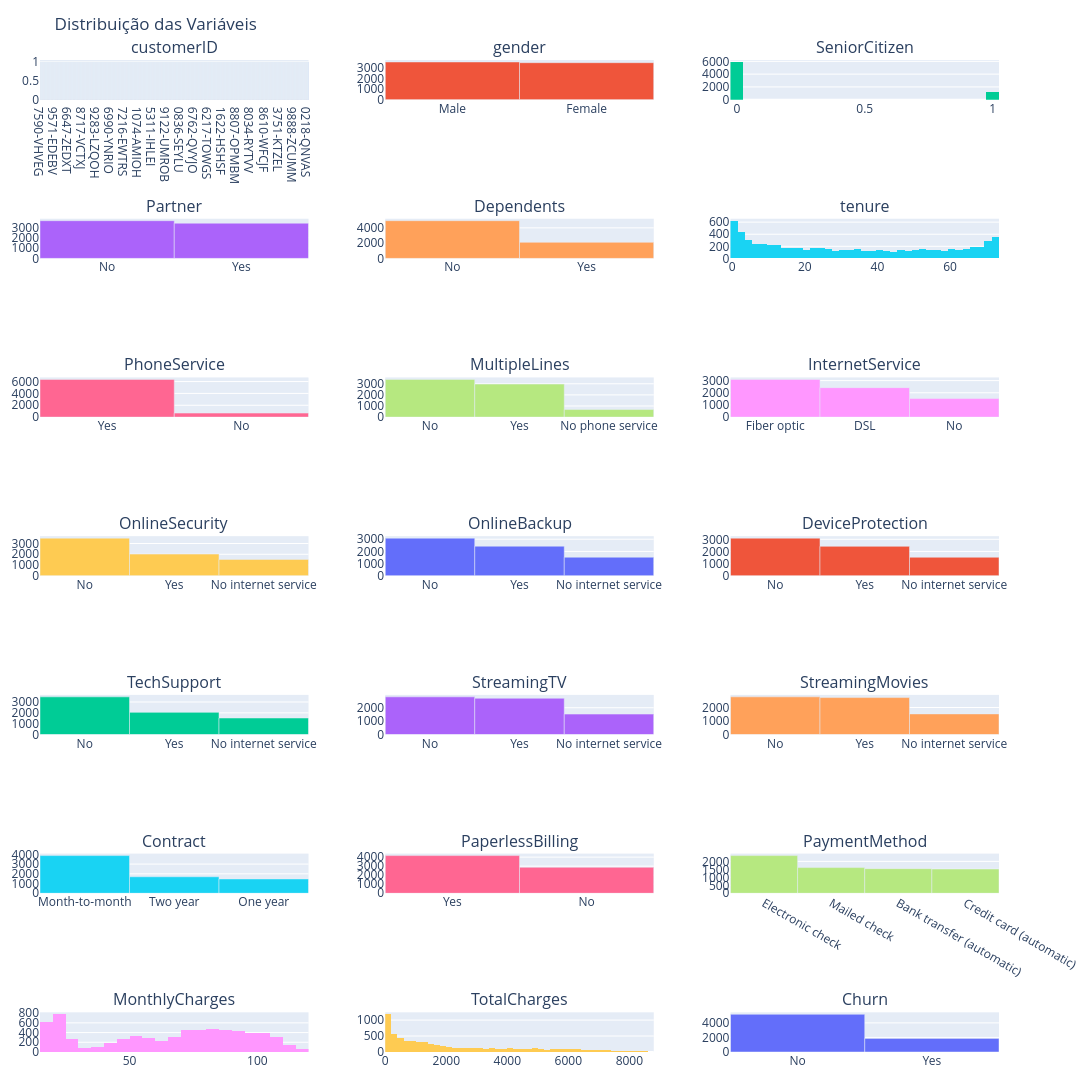

Notebook cell for this chart:
### Code cell
cols = df.columns  # agora inclui tudo (numéricas + categóricas)
n = len(cols)

ncols = 3
nrows = int(np.ceil(n / ncols))

fig = make_subplots(
    rows=nrows,
    cols=ncols,
    subplot_titles=cols,
    horizontal_spacing=0.08,  # controla espaço horizontal
    vertical_spacing=0.12     # controla espaço vertical
)

for i, col in enumerate(cols):
    
    row = i // ncols + 1
    col_pos = i % ncols + 1
    
    if df[col].dtype == 'object':
        counts = df[col].value_counts()
        fig.add_trace(
            go.Bar(x=counts.index, y=counts.values, name=col),
            row=row,
            col=col_pos
        )
    else:
        fig.add_trace(
            go.Histogram(x=df[col], nbinsx=50, name=col),
            row=row,
            col=col_pos
        )

fig.update_layout(
    height=320 * nrows,   # aumenta um pouco pra dar respiro
    width=1100,
    title="Distribuição das Variáveis",
    showlegend=False,
    margin=dict(t=60, l=40, r=40, b=40)
)

fig.show()

### Figure 1 — Plotly figure (JSON) as saved in the notebook; plotly's stock layout.template omitted (floating-point values rounded to 4 significant figures; data arrays with more than 128 entries replaced by an {"elided": "..."} marker saying what was removed)
{"data": [{"name": "customerID", "type": "bar", "x": {"elided": "7043 str values"}, "xaxis": "x", "y": {"elided": "7043 int values"}, "yaxis": "y"}, {"name": "gender", "type": "bar", "x": ["Male", "Female"], "xaxis": "x2", "y": [3555, 3488], "yaxis": "y2"}, {"name": "SeniorCitizen", "nbinsx": 50, "type": "histogram", "x": {"elided": "7043 int values"}, "xaxis": "x3", "yaxis": "y3"}, {"name": "Partner", "type": "bar", "x": ["No", "Yes"], "xaxis": "x4", "y": [3641, 3402], "yaxis": "y4"}, {"name": "Dependents", "type": "bar", "x": ["No", "Yes"], "xaxis": "x5", "y": [4933, 2110], "yaxis": "y5"}, {"name": "tenure", "nbinsx": 50, "type": "histogram", "x": {"elided": "7043 int values"}, "xaxis": "x6", "yaxis": "y6"}, {"name": "PhoneService", "type": "bar", "x": ["Yes", "No"], "xaxis": "x7", "y": [6361, 682], "yaxis": "y7"}, {"name": "MultipleLines", "type": "bar", "x": ["No", "Yes", "No phone service"], "xaxis": "x8", "y": [3390, 2971, 682], "yaxis": "y8"}, {"name": "InternetService", "type": "bar", "x": ["Fiber optic", "DSL", "No"], "xaxis": "x9", "y": [3096, 2421, 1526], "yaxis": "y9"}, {"name": "OnlineSecurity", "type": "bar", "x": ["No", "Yes", "No internet service"], "xaxis": "x10", "y": [3498, 2019, 1526], "yaxis": "y10"}, {"name": "OnlineBackup", "type": "bar", "x": ["No", "Yes", "No internet service"], "xaxis": "x11", "y": [3088, 2429, 1526], "yaxis": "y11"}, {"name": "DeviceProtection", "type": "bar", "x": ["No", "Yes", "No internet service"], "xaxis": "x12", "y": [3095, 2422, 1526], "yaxis": "y12"}, {"name": "TechSupport", "type": "bar", "x": ["No", "Yes", "No internet service"], "xaxis": "x13", "y": [3473, 2044, 1526], "yaxis": "y13"}, {"name": "StreamingTV", "type": "bar", "x": ["No", "Yes", "No internet service"], "xaxis": "x14", "y": [2810, 2707, 1526], "yaxis": "y14"}, {"name": "StreamingMovies", "type": "bar", "x": ["No", "Yes", "No internet service"], "xaxis": "x15", "y": [2785, 2732, 1526], "yaxis": "y15"}, {"name": "Contract", "type": "bar", "x": ["Month-to-month", "Two year", "One year"], "xaxis": "x16", "y": [3875, 1695, 1473], "yaxis": "y16"}, {"name": "PaperlessBilling", "type": "bar", "x": ["Yes", "No"], "xaxis": "x17", "y": [4171, 2872], "yaxis": "y17"}, {"name": "PaymentMethod", "type": "bar", "x": ["Electronic check", "Mailed check", "Bank transfer (automatic)", "Credit card (automatic)"], "xaxis": "x18", "y": [2365, 1612, 1544, 1522], "yaxis": "y18"}, {"name": "MonthlyCharges", "nbinsx": 50, "type": "histogram", "x": {"elided": "7043 float values"}, "xaxis": "x19", "yaxis": "y19"}, {"name": "TotalCharges", "nbinsx": 50, "type": "histogram", "x": {"elided": "7043 float values"}, "xaxis": "x20", "yaxis": "y20"}, {"name": "Churn", "type": "bar", "x": ["No", "Yes"], "xaxis": "x21", "y": [5174, 1869], "yaxis": "y21"}], "layout": {"annotations": [{"font": {"size": 16}, "showarrow": false, "text": "customerID", "x": 0.14, "xanchor": "center", "xref": "paper", "y": 1, "yanchor": "bottom", "yref": "paper"}, {"font": {"size": 16}, "showarrow": false, "text": "gender", "x": 0.5, "xanchor": "center", "xref": "paper", "y": 1, "yanchor": "bottom", "yref": "paper"}, {"font": {"size": 16}, "showarrow": false, "text": "SeniorCitizen", "x": 0.86, "xanchor": "center", "xref": "paper", "y": 1, "yanchor": "bottom", "yref": "paper"}, {"font": {"size": 16}, "showarrow": false, "text": "Partner", "x": 0.14, "xanchor": "center", "xref": "paper", "y": 0.84, "yanchor": "bottom", "yref": "paper"}, {"font": {"size": 16}, "showarrow": false, "text": "Dependents", "x": 0.5, "xanchor": "center", "xref": "paper", "y": 0.84, "yanchor": "bottom", "yref": "paper"}, {"font": {"size": 16}, "showarrow": false, "text": "tenure", "x": 0.86, "xanchor": "center", "xref": "paper", "y": 0.84, "yanchor": "bottom", "yref": "paper"}, {"font": {"size": 16}, "showarrow": false, "text": "PhoneService", "x": 0.14, "xanchor": "center", "xref": "paper", "y": 0.68, "yanchor": "bottom", "yref": "paper"}, {"font": {"size": 16}, "showarrow": false, "text": "MultipleLines", "x": 0.5, "xanchor": "center", "xref": "paper", "y": 0.68, "yanchor": "bottom", "yref": "paper"}, {"font": {"size": 16}, "showarrow": false, "text": "InternetService", "x": 0.86, "xanchor": "center", "xref": "paper", "y": 0.68, "yanchor": "bottom", "yref": "paper"}, {"font": {"size": 16}, "showarrow": false, "text": "OnlineSecurity", "x": 0.14, "xanchor": "center", "xref": "paper", "y": 0.52, "yanchor": "bottom", "yref": "paper"}, {"font": {"size": 16}, "showarrow": false, "text": "OnlineBackup", "x": 0.5, "xanchor": "center", "xref": "paper", "y": 0.52, "yanchor": "bottom", "yref": "paper"}, {"font": {"size": 16}, "showarrow": false, "text": "DeviceProtection", "x": 0.86, "xanchor": "center", "xref": "paper", "y": 0.52, "yanchor": "bottom", "yref": "paper"}, {"font": {"size": 16}, "showarrow": false, "text": "TechSupport", "x": 0.14, "xanchor": "center", "xref": "paper", "y": 0.36, "yanchor": "bottom", "yref": "paper"}, {"font": {"size": 16}, "showarrow": false, "text": "StreamingTV", "x": 0.5, "xanchor": "center", "xref": "paper", "y": 0.36, "yanchor": "bottom", "yref": "paper"}, {"font": {"size": 16}, "showarrow": false, "text": "StreamingMovies", "x": 0.86, "xanchor": "center", "xref": "paper", "y": 0.36, "yanchor": "bottom", "yref": "paper"}, {"font": {"size": 16}, "showarrow": false, "text": "Contract", "x": 0.14, "xanchor": "center", "xref": "paper", "y": 0.2, "yanchor": "bottom", "yref": "paper"}, {"font": {"size": 16}, "showarrow": false, "text": "PaperlessBilling", "x": 0.5, "xanchor": "center", "xref": "paper", "y": 0.2, "yanchor": "bottom", "yref": "paper"}, {"font": {"size": 16}, "showarrow": false, "text": "PaymentMethod", "x": 0.86, "xanchor": "center", "xref": "paper", "y": 0.2, "yanchor": "bottom", "yref": "paper"}, {"font": {"size": 16}, "showarrow": false, "text": "MonthlyCharges", "x": 0.14, "xanchor": "center", "xref": "paper", "y": 0.04, "yanchor": "bottom", "yref": "paper"}, {"font": {"size": 16}, "showarrow": false, "text": "TotalCharges", "x": 0.5, "xanchor": "center", "xref": "paper", "y": 0.04, "yanchor": "bottom", "yref": "paper"}, {"font": {"size": 16}, "showarrow": false, "text": "Churn", "x": 0.86, "xanchor": "center", "xref": "paper", "y": 0.04, "yanchor": "bottom", "yref": "paper"}], "height": 2240, "margin": {"b": 40, "l": 40, "r": 40, "t": 60}, "showlegend": false, "title": {"text": "Distribuição das Variáveis"}, "width": 1100, "xaxis": {"anchor": "y", "domain": [0, 0.28]}, "xaxis10": {"anchor": "y10", "domain": [0, 0.28]}, "xaxis11": {"anchor": "y11", "domain": [0.36, 0.64]}, "xaxis12": {"anchor": "y12", "domain": [0.72, 1]}, "xaxis13": {"anchor": "y13", "domain": [0, 0.28]}, "xaxis14": {"anchor": "y14", "domain": [0.36, 0.64]}, "xaxis15": {"anchor": "y15", "domain": [0.72, 1]}, "xaxis16": {"anchor": "y16", "domain": [0, 0.28]}, "xaxis17": {"anchor": "y17", "domain": [0.36, 0.64]}, "xaxis18": {"anchor": "y18", "domain": [0.72, 1]}, "xaxis19": {"anchor": "y19", "domain": [0, 0.28]}, "xaxis2": {"anchor": "y2", "domain": [0.36, 0.64]}, "xaxis20": {"anchor": "y20", "domain": [0.36, 0.64]}, "xaxis21": {"anchor": "y21", "domain": [0.72, 1]}, "xaxis3": {"anchor": "y3", "domain": [0.72, 1]}, "xaxis4": {"anchor": "y4", "domain": [0, 0.28]}, "xaxis5": {"anchor": "y5", "domain": [0.36, 0.64]}, "xaxis6": {"anchor": "y6", "domain": [0.72, 1]}, "xaxis7": {"anchor": "y7", "domain": [0, 0.28]}, "xaxis8": {"anchor": "y8", "domain": [0.36, 0.64]}, "xaxis9": {"anchor": "y9", "domain": [0.72, 1]}, "yaxis": {"anchor": "x", "domain": [0.96, 1]}, "yaxis10": {"anchor": "x10", "domain": [0.48, 0.52]}, "yaxis11": {"anchor": "x11", "domain": [0.48, 0.52]}, "yaxis12": {"anchor": "x12", "domain": [0.48, 0.52]}, "yaxis13": {"anchor": "x13", "domain": [0.32, 0.36]}, "yaxis14": {"anchor": "x14", "domain": [0.32, 0.36]}, "yaxis15": {"anchor": "x15", "domain": [0.32, 0.36]}, "yaxis16": {"anchor": "x16", "domain": [0.16, 0.2]}, "yaxis17": {"anchor": "x17", "domain": [0.16, 0.2]}, "yaxis18": {"anchor": "x18", "domain": [0.16, 0.2]}, "yaxis19": {"anchor": "x19", "domain": [0, 0.04]}, "yaxis2": {"anchor": "x2", "domain": [0.96, 1]}, "yaxis20": {"anchor": "x20", "domain": [0, 0.04]}, "yaxis21": {"anchor": "x21", "domain": [0, 0.04]}, "yaxis3": {"anchor": "x3", "domain": [0.96, 1]}, "yaxis4": {"anchor": "x4", "domain": [0.8, 0.84]}, "yaxis5": {"anchor": "x5", "domain": [0.8, 0.84]}, "yaxis6": {"anchor": "x6", "domain": [0.8, 0.84]}, "yaxis7": {"anchor": "x7", "domain": [0.64, 0.68]}, "yaxis8": {"anchor": "x8", "domain": [0.64, 0.68]}, "yaxis9": {"anchor": "x9", "domain": [0.64, 0.68]}}}
